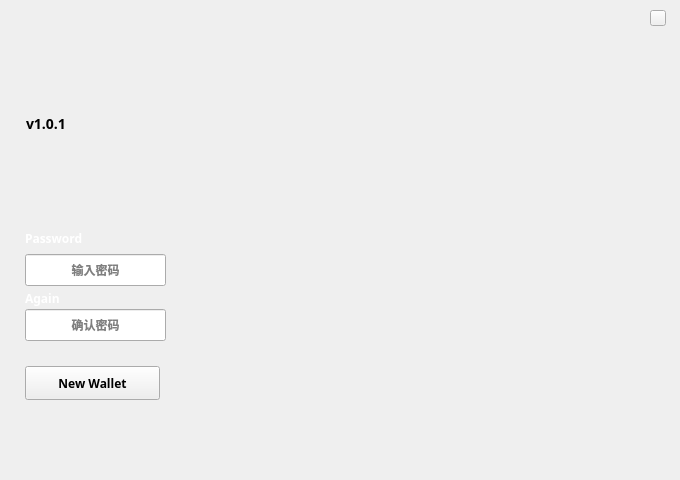
<?xml version="1.0" encoding="UTF-8"?>
<ui version="4.0">
 <class>FirstLogin</class>
 <widget class="QWidget" name="FirstLogin">
  <property name="geometry">
   <rect>
    <x>0</x>
    <y>0</y>
    <width>680</width>
    <height>480</height>
   </rect>
  </property>
  <property name="font">
   <font>
    <family>Microsoft YaHei UI Light</family>
    <weight>75</weight>
    <bold>true</bold>
   </font>
  </property>
  <property name="windowTitle">
   <string>FirstLogin</string>
  </property>
  <widget class="QLineEdit" name="pwdLineEdit2">
   <property name="geometry">
    <rect>
     <x>25</x>
     <y>309</y>
     <width>141</width>
     <height>32</height>
    </rect>
   </property>
   <property name="font">
    <font>
     <family>Microsoft YaHei UI Light</family>
    </font>
   </property>
   <property name="cursor">
    <cursorShape>IBeamCursor</cursorShape>
   </property>
   <property name="contextMenuPolicy">
    <enum>Qt::DefaultContextMenu</enum>
   </property>
   <property name="styleSheet">
    <string notr="true"/>
   </property>
   <property name="echoMode">
    <enum>QLineEdit::Password</enum>
   </property>
   <property name="alignment">
    <set>Qt::AlignCenter</set>
   </property>
   <property name="placeholderText">
    <string>确认密码</string>
   </property>
  </widget>
  <widget class="QToolButton" name="createBtn">
   <property name="geometry">
    <rect>
     <x>25</x>
     <y>366</y>
     <width>135</width>
     <height>34</height>
    </rect>
   </property>
   <property name="font">
    <font>
     <family>Microsoft YaHei UI Light</family>
    </font>
   </property>
   <property name="cursor">
    <cursorShape>PointingHandCursor</cursorShape>
   </property>
   <property name="focusPolicy">
    <enum>Qt::NoFocus</enum>
   </property>
   <property name="styleSheet">
    <string notr="true"/>
   </property>
   <property name="text">
    <string>New Wallet</string>
   </property>
  </widget>
  <widget class="QToolButton" name="closeBtn">
   <property name="geometry">
    <rect>
     <x>650</x>
     <y>10</y>
     <width>16</width>
     <height>16</height>
    </rect>
   </property>
   <property name="cursor">
    <cursorShape>PointingHandCursor</cursorShape>
   </property>
   <property name="focusPolicy">
    <enum>Qt::NoFocus</enum>
   </property>
   <property name="text">
    <string/>
   </property>
  </widget>
  <widget class="QLineEdit" name="pwdLineEdit">
   <property name="geometry">
    <rect>
     <x>25</x>
     <y>254</y>
     <width>141</width>
     <height>32</height>
    </rect>
   </property>
   <property name="font">
    <font>
     <family>Microsoft YaHei UI Light</family>
    </font>
   </property>
   <property name="contextMenuPolicy">
    <enum>Qt::DefaultContextMenu</enum>
   </property>
   <property name="styleSheet">
    <string notr="true"/>
   </property>
   <property name="echoMode">
    <enum>QLineEdit::Password</enum>
   </property>
   <property name="alignment">
    <set>Qt::AlignCenter</set>
   </property>
   <property name="placeholderText">
    <string>输入密码</string>
   </property>
   <property name="clearButtonEnabled">
    <bool>false</bool>
   </property>
  </widget>
  <widget class="QLabel" name="tipLabel">
   <property name="geometry">
    <rect>
     <x>25</x>
     <y>343</y>
     <width>141</width>
     <height>20</height>
    </rect>
   </property>
   <property name="font">
    <font>
     <family>Microsoft YaHei UI Light</family>
    </font>
   </property>
   <property name="styleSheet">
    <string notr="true">color: rgb(255,34,76);</string>
   </property>
   <property name="text">
    <string/>
   </property>
   <property name="alignment">
    <set>Qt::AlignLeading|Qt::AlignLeft|Qt::AlignVCenter</set>
   </property>
  </widget>
  <widget class="QLabel" name="label_version">
   <property name="geometry">
    <rect>
     <x>26</x>
     <y>114</y>
     <width>80</width>
     <height>20</height>
    </rect>
   </property>
   <property name="font">
    <font>
     <pointsize>-1</pointsize>
    </font>
   </property>
   <property name="styleSheet">
    <string notr="true">font-size: 14px;</string>
   </property>
   <property name="text">
    <string>v1.0.1</string>
   </property>
  </widget>
  <widget class="QLabel" name="label">
   <property name="geometry">
    <rect>
     <x>25</x>
     <y>230</y>
     <width>71</width>
     <height>16</height>
    </rect>
   </property>
   <property name="styleSheet">
    <string notr="true">font: 12px &quot;微软雅黑&quot;;
color:white;</string>
   </property>
   <property name="text">
    <string>Password</string>
   </property>
  </widget>
  <widget class="QLabel" name="label_2">
   <property name="geometry">
    <rect>
     <x>25</x>
     <y>290</y>
     <width>71</width>
     <height>16</height>
    </rect>
   </property>
   <property name="styleSheet">
    <string notr="true">font: 12px &quot;微软雅黑&quot;;
color:white;</string>
   </property>
   <property name="text">
    <string>Again</string>
   </property>
  </widget>
 </widget>
 <layoutdefault spacing="6" margin="11"/>
 <tabstops>
  <tabstop>pwdLineEdit</tabstop>
  <tabstop>pwdLineEdit2</tabstop>
 </tabstops>
 <resources/>
 <connections/>
</ui>
